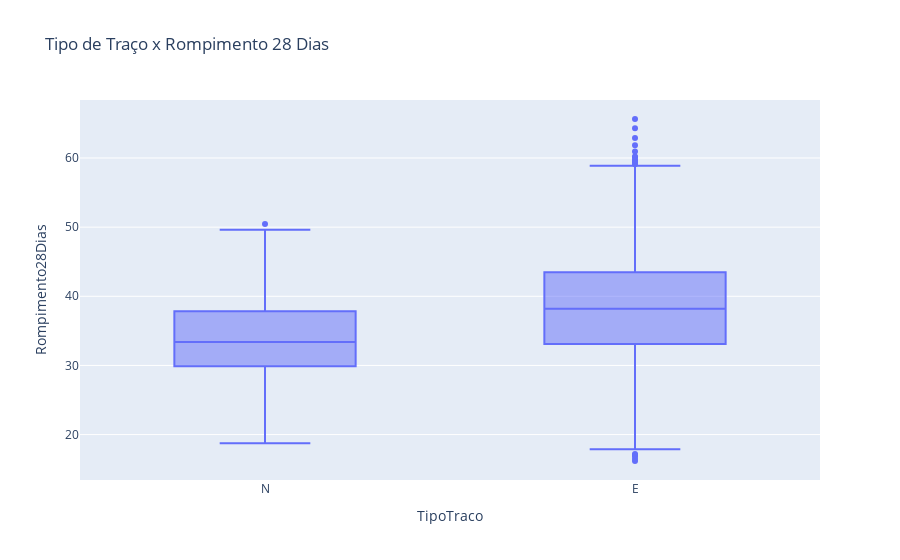

The notebook cell this image was saved under:
### Code cell
fig = px.box(dados_aglomerante, x="TipoTraco", y="Rompimento28Dias", title='Tipo de Traço x Rompimento 28 Dias')
fig.show()

### Figure 1 — Plotly figure (JSON) as saved in the notebook; plotly's stock layout.template omitted (floating-point values rounded to 4 significant figures; data arrays with more than 128 entries replaced by an {"elided": "..."} marker saying what was removed)
{"data": [{"alignmentgroup": "True", "hovertemplate": "TipoTraco=%{x}<br>Rompimento28Dias=%{y}<extra></extra>", "legendgroup": "", "marker": {"color": "#636efa"}, "name": "", "notched": false, "offsetgroup": "", "orientation": "v", "showlegend": false, "type": "box", "x": {"elided": "1296 str values"}, "x0": " ", "xaxis": "x", "y": {"elided": "1296 float values"}, "y0": " ", "yaxis": "y"}], "layout": {"boxmode": "group", "legend": {"tracegroupgap": 0}, "title": {"text": "Tipo de Traço x Rompimento 28 Dias"}, "xaxis": {"anchor": "y", "domain": [0, 1], "title": {"text": "TipoTraco"}}, "yaxis": {"anchor": "x", "domain": [0, 1], "title": {"text": "Rompimento28Dias"}}}}
